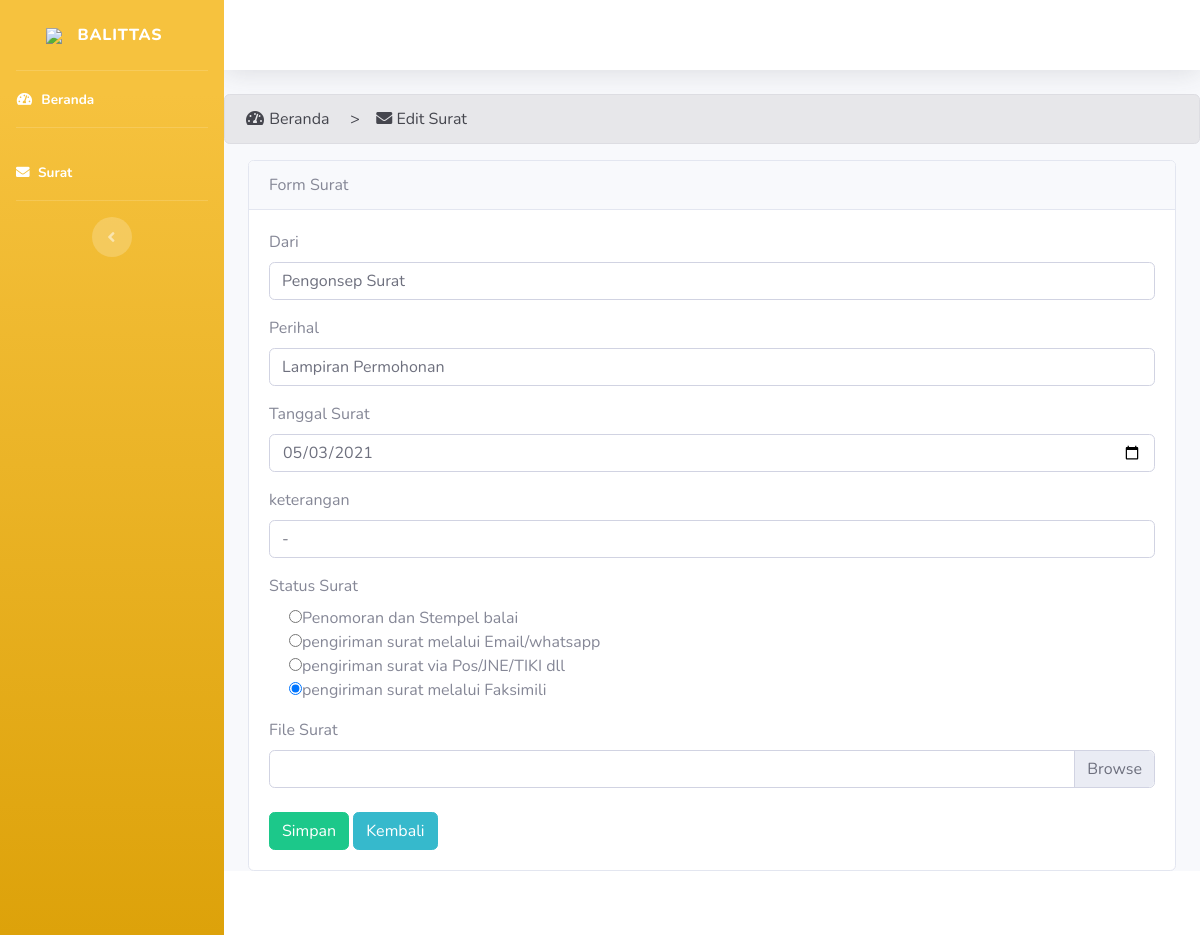
The app's page /agendaris/surat/editsurat/42 with its own data.
### tables this page shows
CREATE TABLE `surat` (
  `id_surat` int(11) NOT NULL,
  `id_user` int(11) NOT NULL,
  `dari` varchar(128) NOT NULL,
  `Perihal` varchar(50) NOT NULL,
  `tgl_masuk` date NOT NULL,
  `tgl_diterima` date NOT NULL,
  `status` enum('Konsep Surat diperiksa Kabalai','Konsep Surat disesuaikan Tata Naskah Dinas','Pengajuan paraf Kasubag TU dan Ttd Kabalai','Selesai','Penomoran dan Stempel balai','pengiriman surat melalui Email/whatsapp','pengiriman surat via Pos/JNE/TIKI dll','pengiriman surat melalui Faksimili') NOT NULL,
  `keterangan` varchar(128) NOT NULL,
  `file_surat` varchar(128) NOT NULL,
  `lampiran` varchar(258) NOT NULL,
  `surat_jadi` varchar(128) NOT NULL
);

### application/controllers/agendaris/surat.php (called while the page is built, shortened)
<?php
    class surat extends CI_Controller {
        public function __construct()
        {
            $this->load->model('admin/surat/surat_model');
            $this->load->model('admin/user/user_model');
            $this->load->helper('url');
            $this->load->helper('form');
        }
        public function editsurat($id_surat)
        {
        $data ['surat'] = $this->surat_model->getSurat($id_surat);
        $data['user'] = $this->user_model->getUser($this->session->userdata('id_user'));
        $this->form_validation->set_rules('dari', 'dari', 'required|trim');
        $this->form_validation->set_rules('perihal', 'perihal', 'required|trim');
        if ($this->form_validation->run() == false) {
            $this->load->view('templateagendaris/header',$data);
            $this->load->view('templateagendaris/sidebar',$data);
            $this->load->view('templateagendaris/topbar',$data);
            $this->load->view('agendaris/kelola_surat/edit' ,$data);
            $this->load->view('templateagendaris/footer',$data);
        }
    }
    }
?>

### index.php (called while the page is built, shortened)
<?php
require_once BASEPATH.'core/CodeIgniter.php';

### application/models/admin/surat/surat_model.php (called while the page is built, shortened)
<?php
class surat_model extends CI_Model {
    public function getSurat($id_surat){
        $this->db->select('surat.*, user.nama, user.jabatan');
        $this->db->join('user', 'surat.id_user = user.id_user');
        $this->db->where('id_surat', $id_surat);
        return $this->db->get('surat')->result();
    }
}

### application/views/agendaris/kelola_surat/edit.php (the view, shortened to what this page needs)
<div class="alert alert-secondary" role="alert">
    <i class="fas fa-fw fa-tachometer-alt"></i> Beranda &nbsp; &nbsp; > &nbsp; &nbsp;<i class="fas fa-envelope"></i>
    Edit Surat
</div>
<div class="content">
    <div class="container-fluid">
        <div class="row">
            <div class="col">
                <div class="card">
                    <div class="card-header">
                        Form Surat
                    </div>
                    <div class="card-body">
                        <?php foreach($surat as $surat):?>
                        <form action="" method="post" enctype="multipart/form-data">
                            <div class="form-group">
                                <label for="merk">Dari</label>
                                <input type="text" class="form-control" id="dari" name="dari"
                                    value="<?=$surat->dari;?>">
                            </div>
                            <div class="form-group">
                                <label for="merk">Perihal</label>
                                <input type="text" class="form-control" id="perihal" name="perihal"
                                    value="<?=$surat->Perihal;?>">
                            </div>
                            <div class="form-group">
                                <label for="merk">Tanggal Surat</label>
                                <input type="date" class="form-control" id="tgl_masuk" name="tgl_masuk"
                                    value="<?=$surat->tgl_masuk;?>">
                            </div>
                            <div class="form-group">
                                <label for="merk">keterangan</label>
                                <input type="text" class="form-control" id="keterangan" name="keterangan"
                                    value="<?=$surat->keterangan;?>">
                            </div>
                            <div class="form-group">
                                <label for="nim">Status Surat</label>
                                <?php if($surat->status == "Penomoran dan Stempel balai"): ?>
                                <div class="form-check">
                                    <input type="radio" name="status" value="Penomoran dan Stempel balai"
                                        checked>Penomoran dan Stempel balai
                                </div>
                                <div class="form-check">
                                    <input type="radio" name="status"
                                        value="pengiriman surat melalui Email/whatsapp">pengiriman surat melalui
                                    Email/whatsapp
                                </div>
                                <div class="form-check">
                                    <input type="radio" name="status"
                                        value="pengiriman surat via Pos/JNE/TIKI dll">pengiriman surat via Pos/JNE/TIKI
                                    dll
                                </div>
                                <div class="form-check">
                                    <input type="radio" name="status" value="pengiriman surat melalui Faksimili">
                                    pengiriman surat melalui Faksimili
                                </div>
                                <?php else: ?>
                                <div class="form-check">
                                    <input type="radio" name="status" value="Penomoran dan Stempel balai">Penomoran dan
                                    Stempel balai
                                </div>
                                <div class="form-check">
                                    <input type="radio" name="status"
                                        value="pengiriman surat melalui Email/whatsapp">pengiriman surat melalui
                                    Email/whatsapp
                                </div>
                                <div class="form-check">
                                    <input type="radio" name="status"
                                        value="pengiriman surat via Pos/JNE/TIKI dll">pengiriman surat via Pos/JNE/TIKI
                                    dll
                                </div>
                                <div class="form-check">
                                    <input type="radio" name="status" value="pengiriman surat melalui Faksimili"
                                        checked>pengiriman surat melalui Faksimili
                                </div>
                                <?php endif ?>
                            </div>
                            <label for="file_surat">File Surat</label>
                            <br>
                            <div class="custom-file">
                                <label class="custom-file-label" for="customFile"><?= $surat->surat_jadi ?></label>
                            </div>
                            <br>
                            <br>
                            <?php endforeach ?>
                            <button type="submit" name="submit" class="btn btn-success ">Simpan</button>
                            <a href="<?=base_url("agendaris/surat");?>" class="btn btn-info">Kembali</a>
                        </form>
                    </div>
                </div>
            </div>
        </div>
    </div>
</div>
</div>

### records on screen
surat: dari "Pengonsep Surat", perihal "Lampiran Permohonan", tgl_masuk "05/03/2021", keterangan "-"
